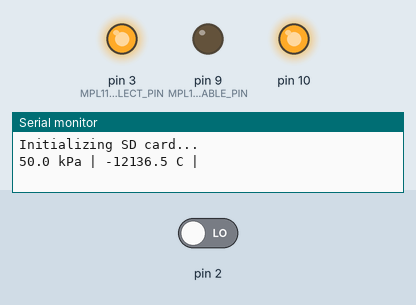
Simulated run of this sketch. Board: Arduino Uno, built with avr-gcc and run on an emulated ATmega328P. On the bench: output pins drawn as LEDs (lit = HIGH), the last lines printed to the serial monitor. The inputs (shaded band) are chosen by the test bench; at power-on: pin 2 LOW. Sleep ends after the set time or at an interrupt; storage starts empty.

Above: at 1.3 s.
1.4 s: pin 2 driven HIGH
At 2.5 s:
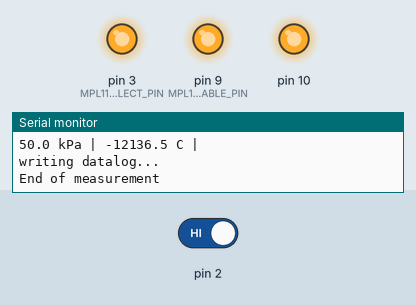
Timing chart, 0 to 10.4 s (numbered marks = the images above; inputs shaded):
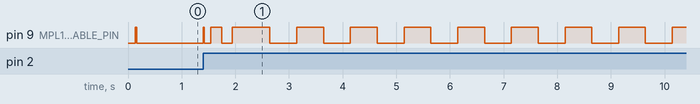

The sketch:

pongSat.ino
```cpp
#include <SD.h>
//#include <MemoryFree.h>
#include <SPI.h>


#include "pongSat.h"


void setup(){
   // initialize serial  i/o
  // TODO sprawdz czy tu nie powinno bc SPI z pressure sensor
  Serial.begin(9600);
  sensorSetup();
  SDsetup();
}


void loop() {
  int measureNo;
  if (!doSaveNow){
    for(measureNo=0;measureNo<SDwritingPeriod;measureNo++){
      doMeasurement(measureNo);
      //measurements are automatically saved in pressure_int and temperature_int
      if (!doSaveNow){
        go2sleep(measurePeriod);
      }else{
        break;
      }
    }
    Serial.println("writing datalog...");
    if (doSaveNow){
      Serial.println("End of measurement");
    }
    writeData2SD(measureNo);
    blinkDiode(200);
  } else{
    blinkDiode(500);
    delay(500);
  }
}

void blinkDiode(int length){
  digitalWrite(MPL115A1_ENABLE_PIN, HIGH);//MPL115A1_ENABLE_PIN has attached led
  delay(length);
  digitalWrite(MPL115A1_ENABLE_PIN, LOW);
  delay(length);
  digitalWrite(MPL115A1_ENABLE_PIN, HIGH);
  delay(length);
  digitalWrite(MPL115A1_ENABLE_PIN, LOW);
}
```

SDmanager.ino
```cpp
void SDsetup(){
  Serial.println("Initializing SD card...");
  // make sure that the default chip select pin is set to
  // output, even if you don't use it:
  pinMode(10, OUTPUT);

  // see if the card is present and can be initialized:
  do {
    isSdInitilized = initSD();
    if (isSdInitilized){
      // read settings
      initSettings();
      readConfigFile();
      initDatalogFile();
    } else {
      blinkDiode(500);
      delay(500);
      blinkDiode(500);
    }
  } while(!isSdInitilized);
}

void initDatalogFile(){
  File _dataFile = SD.open("DATALOG.TXT", FILE_WRITE);

  // if the file is available, write to it:
  if (_dataFile) {
    _dataFile.println("\n\nNEW MEASUREMENT");
    _dataFile.flush();
    _dataFile.println(datalogComment);
    _dataFile.flush();
    _dataFile.println("\nmP\tiPM\tiTM\tSDWP\t");
    _dataFile.flush();
    _dataFile.print(String(measurePeriod) +'\t' + String(isPressureMeasured) +'\t');
    _dataFile.flush();
    _dataFile.println(String(isTemperatureMeasured) +'\t' + String(SDwritingPeriod)+ '\n');
    _dataFile.flush();
    _dataFile.println("p\tt");
    _dataFile.close();
    // print to the serial port too:
    //Serial.println(_dataString);
  }
  // if the file isn't open, pop up an error:
  else {
    //Serial.println("error opening DATALOG.TXT");
  }
  _dataFile.close();
}

void initSettings(){
  measurePeriod = 1000;
  SDwritingPeriod = 10;
  isPressureMeasured = true;
  isTemperatureMeasured = false;
  datalogComment = "default config";
}

boolean initSD(){
  if (!SD.begin(chipSelect)) {
    Serial.println("Card failed, or not present");
    // don't do anything more:
    return false;
  } else {
    //Serial.println("card initialized.");
    return true;
  }
}

void readConfigFile(){
  File _configFile;
  if (SD.exists("CONFIG.TXT")){
      _configFile = SD.open("CONFIG.TXT");
      //Serial.println("CONFIG.TXT exist");
      if (_configFile){
        parseConfigFile(_configFile);
      }
    }
  _configFile.close();
  delay(100);
  //Serial.println("closing configFile");
}

void writeData2SD(int numData2Save){
  //save to file only if anything is measured
  if(isTemperatureMeasured||isPressureMeasured){
    String _dataString;
    File _dataFile = SD.open("DATALOG.TXT", FILE_WRITE);

    // if the file is available, write to it:
    if (_dataFile) {
      for (int i=0;i<numData2Save;i++){
        _dataString="";
        if(isPressureMeasured){
          _dataString = String(pressure_int[i]);
        }
        _dataString += "\t";
        if(isTemperatureMeasured){
          _dataString += String(temperature_int[i]);
        }
        _dataFile.println(_dataString);
      }
      _dataFile.println("");
      _dataFile.close();
      // print to the serial port too:
      //Serial.println(_dataString);
    }
    // if the file isn't open, pop up an error:
    else {
      //Serial.println("error opening DATALOG.TXT");
    }
    _dataFile.close();
  }
}


// void readDataLog(){
  //   //logDebug("ps_datalog - readDataLog");
  //   File myFile = SD.open("DATALOG.TXT");
  //   Serial.println("opening myFile");
  //   if (myFile) {
  //     //Serial.println("DATALOG.TXT:");

  //     // read from the file until there's nothing else in it:
  //     while (myFile.available()) {
  //       Serial.write(myFile.read());
  //     }
  //   } else {
  //     // if the file didn't open, print an error:
  //     //Serial.println("error opening DATALOG.TXT");
  //   }
  //     // close the file:
  //   myFile.close();
  //   delay(100);
  //   Serial.println("closing myFile");
  // }


// void parseMeasureNo(){
  //   int num;
  //   File numFile;
  //   if (SD.exists("LOGNUM.TXT")){
  //     numFile = SD.open("LOGNUM.TXT");
  //     Serial.println("opening numFile");
  //     if(numFile){
  //       num = parseInteger(numFile, '#',0);
  //     } else{
  //       //Serial.println("unable to open ps_measure_num.txt file");
  //       num = 0;
  //     }
  //     numFile.close();
  //     delay(100);
  //     Serial.println("closing numFile");
  //   } else {
  //     num = 0;
  //   }
  //   delay(20);
  //   SD.remove("LOGNUM.TXT");
  //   delay(20);
  //   // createNumFile num+1;
  //     numFile = SD.open("LOGNUM.TXT",FILE_WRITE);
  //     Serial.println("opening numFile");
  //       if(numFile){
  //         numFile.print("#");
  //         numFile.print(String(num+1));
  //       }else{
  //         //Serial.println("unable to (re)create ps_measure_num.txt file");
  //       }
  //     numFile.close();
  //     delay(100);
  //     Serial.println("closing numFile");
  //   config.measuremenNum = num;
// }
```

pongSat.h
```cpp
// Includes


// Get your current altimiter setting from from the National
// Weather Service - http://www.weather.gov
// This value is often labeled "Barometer" or "Barometric Pressure" or just "Pressure"


#define NWS_BARO 29.65

// Pin definitions
#define MPL115A1_ENABLE_PIN 9
#define MPL115A1_SELECT_PIN 3

// 3 for MPL115A1 SPI i/o
#define MPL115A1_READ_MASK  0x80
#define MPL115A1_WRITE_MASK 0x7F

// MPL115A1 register address map
#define PRESH   0x00    // 80
#define PRESL   0x02    // 82
#define TEMPH   0x04    // 84
#define TEMPL   0x06    // 86

#define A0MSB   0x08    // 88
#define A0LSB   0x0A    // 8A
#define B1MSB   0x0C    // 8C
#define B1LSB   0x0E    // 8E
#define B2MSB   0x10    // 90
#define B2LSB   0x12    // 92
#define C12MSB  0x14    // 94
#define C12LSB  0x16    // 96
#define C11MSB  0x18    // 98
#define C11LSB  0x1A    // 9A
#define C22MSB  0x1C    // 9C
#define C22LSB  0x1E    // 9E

// Unit conversion macros
#define FT_TO_M(x) ((long)((x)*(0.3048)))
#define KPA_TO_INHG(x) ((x)*(0.295333727))
#define KPA_TO_MMHG(x) ((x)*(7.50061683))
#define KPA_TO_PSIA(x) ((x)*(0.145037738))
#define KPA_TO_KGCM2(x) ((x)*(0.0102))
#define INHG_TO_PSIA(x) ((x)*(0.49109778))
#define DEGC_TO_DEGF(x) ((x)*(9.0/5.0)+32)

//String dataLogPreString = "ps_datalog_";
//char dataLogFileName[100] = "ps_datalog.txt";
//unsigned int pressure_int = 0;
//unsigned int temperature_int = 0;

unsigned int pressure_int[100] ;
unsigned int temperature_int[100] ;


//--------------PARAMETERS------------------

int measurePeriod;
int SDwritingPeriod;
bool isPressureMeasured;
bool isTemperatureMeasured;
String datalogComment;


//--------------SD CARD---------------------
const int chipSelect = 10;
bool isSdInitilized  = false;

//--------------SLEEPING---------------------

bool doSaveNow = false;
```

pressureSensor.ino
```cpp
// (licence header left out)
void sensorSetup() {


    // initialize SPI interface
    SPI.begin();

    // these are the defaults
    //SPI.setDataMode(SPI_MODE0);
    //SPI.setClockDivider(SPI_CLOCK_DIV4);  // MPL115A1 supports up to 8MHz
    //SPI.setBitOrder(MSBFIRST);

    // initialize the chip select and enable pins
    pinMode(MPL115A1_SELECT_PIN, OUTPUT);
    pinMode(MPL115A1_ENABLE_PIN, OUTPUT);

    // sleep the MPL115A1
    digitalWrite(MPL115A1_ENABLE_PIN, LOW);

    // set the chip select inactive, select signal is CS LOW
    digitalWrite(MPL115A1_SELECT_PIN, HIGH);

    // spam welcome banner
//    Serial.print("\n************************************************************************************\n");
//    Serial.print("* Using Altimiter Setting: ");
//    Serial.print(NWS_BARO, 2);
//    Serial.print(" in Hg                                             *\n");
//    Serial.print("* Visit http://www.weather.gov for your current local value.                       *\n");
//    Serial.print("************************************************************************************\n");
}

 void doMeasurement(int measureNo) {

    float temperature_c= 0;
    float pressure_pKa = 0;
    //long altitude_ft = 0;

    // wake the MPL115A1
    digitalWrite(MPL115A1_ENABLE_PIN, HIGH);
    delay(20);  // give the chip a few ms to wake up

    if(isPressureMeasured){
      pressure_int[measureNo]  = calculatePressurekPa();
    }
    if(isTemperatureMeasured){
      temperature_int[measureNo] = calculateTemperatureC();
    }
    // pressure_pKa is defined as a floating point number
    // Conversion to decimal value from 1023 ADC count value
    // ADC counts are 0 to 1023, pressure is 50 to 115kPa respectively
    pressure_pKa = ((65.0/1023.0)*pressure_int[measureNo])+50;

    // -5.35 counts per Â°C, 472 counts is 25Â°C
    temperature_c = 25 + (temperature_int[measureNo] - 472) / -5.35;
    // altitude_ft = calculateAltitudeFt(pressure_pKa);


    // put the MPL115A1 to sleep, it has this feature why not use it
    // while in shutdown the part draws ~1uA
    digitalWrite(MPL115A1_ENABLE_PIN, LOW);

    // print table of altitude, pressures, and temperatures to console
    Serial.print(pressure_pKa, 1);
    delay(20);
    Serial.print(" kPa | ");
    delay(20);

    // At a res of -5.35 counts/Â°C, digits lower than 0.1Â°C are not significant
    Serial.print(temperature_c, 1);
    delay(20);
    Serial.println(" C | ");
    delay(50);
    //Serial.print(DEGC_TO_DEGF(temperature_c), 1);
    //Serial.print(" F\n");
}


// long calculateAltitudeFt(float pressure_kPa) {

//     float delta;
//     long altitude_ft;


//     // See http://en.wikipedia.org/wiki/Barometric_formula
//     // If you're a pilot you need to know what's going on here,
//     // otherwise just know these steps calculate the barometric altitude (ft)
//     // based on the ratio of absolute barometric pressure (psia) to the
//     // altimiter setting (psia).
//     delta = KPA_TO_PSIA(pressure_kPa) / INHG_TO_PSIA( NWS_BARO );
//     altitude_ft = (1 - pow(delta, (1 / 5.25587611))) / 0.0000068756;

//     return altitude_ft;
// }


unsigned int  calculateTemperatureC() {

    unsigned int uiTadc; //temperature
    unsigned char uiTH, uiTL;

    unsigned int temperature_counts = 0;

    writeRegister(0x22, 0x00);  // Start temperature conversion
    delay(2);                   // Max wait time is 0.7ms, typ 0.6ms

    // Read pressure
    uiTH = readRegister(TEMPH);
    uiTL = readRegister(TEMPL);

    uiTadc = (unsigned int) uiTH << 8;
    uiTadc += (unsigned int) uiTL & 0x00FF;

    // Temperature is a 10bit value
    uiTadc = uiTadc >> 6;

    // -5.35 counts per Â°C, 472 counts is 25Â°C
    return uiTadc;
}


unsigned int calculatePressurekPa() {

    // See Freescale document AN3785 for detailed explanation
    // of this implementation.

    signed char sia0MSB, sia0LSB;
    signed char sib1MSB, sib1LSB;
    signed char sib2MSB, sib2LSB;
    signed char sic12MSB, sic12LSB;
    signed char sic11MSB, sic11LSB;
    signed char sic22MSB, sic22LSB;
    signed int sia0, sib1, sib2, sic12, sic11, sic22, siPcomp;
    signed long lt1, lt2, lt3, si_c11x1, si_a11, si_c12x2;
    signed long si_a1, si_c22x2, si_a2, si_a1x1, si_y1, si_a2x2;
    unsigned int uiPadc, uiTadc;
    unsigned char uiPH, uiPL, uiTH, uiTL;

    writeRegister(0x24, 0x00);      // Start Both Conversions
    //writeRegister(0x20, 0x00);    // Start Pressure Conversion
    //writeRegister(0x22, 0x00);    // Start temperature conversion
    delay(2);                       // Max wait time is 1ms, typ 0.8ms

    // Read pressure
    uiPH = readRegister(PRESH);
    uiPL = readRegister(PRESL);
    uiTH = readRegister(TEMPH);
    uiTL = readRegister(TEMPL);

    uiPadc = (unsigned int) uiPH << 8;
    uiPadc += (unsigned int) uiPL & 0x00FF;
    uiTadc = (unsigned int) uiTH << 8;
    uiTadc += (unsigned int) uiTL & 0x00FF;

    // Placing Coefficients into 16-bit Variables
    // a0
    sia0MSB = readRegister(A0MSB);
    sia0LSB = readRegister(A0LSB);
    sia0 = (signed int) sia0MSB << 8;
    sia0 += (signed int) sia0LSB & 0x00FF;

    // b1
    sib1MSB = readRegister(B1MSB);
    sib1LSB = readRegister(B1LSB);
    sib1 = (signed int) sib1MSB << 8;
    sib1 += (signed int) sib1LSB & 0x00FF;

    // b2
    sib2MSB = readRegister(B2MSB);
    sib2LSB = readRegister(B2LSB);
    sib2 = (signed int) sib2MSB << 8;
    sib2 += (signed int) sib2LSB & 0x00FF;

    // c12
    sic12MSB = readRegister(C12MSB);
    sic12LSB = readRegister(C12LSB);
    sic12 = (signed int) sic12MSB << 8;
    sic12 += (signed int) sic12LSB & 0x00FF;

    // c11
    sic11MSB = readRegister(C11MSB);
    sic11LSB = readRegister(C11LSB);
    sic11 = (signed int) sic11MSB << 8;
    sic11 += (signed int) sic11LSB & 0x00FF;

    // c22
    sic22MSB = readRegister(C22MSB);
    sic22LSB = readRegister(C22LSB);
    sic22 = (signed int) sic22MSB << 8;
    sic22 += (signed int) sic22LSB & 0x00FF;

    // Coefficient 9 equation compensation
    uiPadc = uiPadc >> 6;
    uiTadc = uiTadc >> 6;

    // Step 1 c11x1 = c11 * Padc
    lt1 = (signed long) sic11;
    lt2 = (signed long) uiPadc;
    lt3 = lt1*lt2;
    si_c11x1 = (signed long) lt3;

    // Step 2 a11 = b1 + c11x1
    lt1 = ((signed long)sib1)<<14;
    lt2 = (signed long) si_c11x1;
    lt3 = lt1 + lt2;
    si_a11 = (signed long)(lt3>>14);

    // Step 3 c12x2 = c12 * Tadc
    lt1 = (signed long) sic12;
    lt2 = (signed long) uiTadc;
    lt3 = lt1*lt2;
    si_c12x2 = (signed long)lt3;

    // Step 4 a1 = a11 + c12x2
    lt1 = ((signed long)si_a11<<11);
    lt2 = (signed long)si_c12x2;
    lt3 = lt1 + lt2;
    si_a1 = (signed long) lt3>>11;

    // Step 5 c22x2 = c22*Tadc
    lt1 = (signed long)sic22;
    lt2 = (signed long)uiTadc;
    lt3 = lt1 * lt2;
    si_c22x2 = (signed long)(lt3);

    // Step 6 a2 = b2 + c22x2
    lt1 = ((signed long)sib2<<15);
    lt2 = ((signed long)si_c22x2>1);
    lt3 = lt1+lt2;
    si_a2 = ((signed long)lt3>>16);

    // Step 7 a1x1 = a1 * Padc
    lt1 = (signed long)si_a1;
    lt2 = (signed long)uiPadc;
    lt3 = lt1*lt2;
    si_a1x1 = (signed long)(lt3);

    // Step 8 y1 = a0 + a1x1
    lt1 = ((signed long)sia0<<10);
    lt2 = (signed long)si_a1x1;
    lt3 = lt1+lt2;
    si_y1 = ((signed long)lt3>>10);

    // Step 9 a2x2 = a2 * Tadc
    lt1 = (signed long)si_a2;
    lt2 = (signed long)uiTadc;
    lt3 = lt1*lt2;
    si_a2x2 = (signed long)(lt3);

    // Step 10 pComp = y1 + a2x2
    lt1 = ((signed long)si_y1<<10);
    lt2 = (signed long)si_a2x2;
    lt3 = lt1+lt2;

    // Fixed point result with rounding
    //siPcomp = ((signed int)lt3>>13);
    siPcomp = lt3/8192;


    return siPcomp;
}


unsigned int readRegister(byte thisRegister) {

    byte result = 0;

    // select the MPL115A1
    digitalWrite(MPL115A1_SELECT_PIN, LOW);

    // send the request
    SPI.transfer(thisRegister | MPL115A1_READ_MASK);
    result = SPI.transfer(0x00);

    // deselect the MPL115A1
    digitalWrite(MPL115A1_SELECT_PIN, HIGH);

    return result;
}


void writeRegister(byte thisRegister, byte thisValue) {

    // select the MPL115A1
    digitalWrite(MPL115A1_SELECT_PIN, LOW);

    // send the request
    SPI.transfer(thisRegister & MPL115A1_WRITE_MASK);
    SPI.transfer(thisValue);

    // deselect the MPL115A1
    digitalWrite(MPL115A1_SELECT_PIN, HIGH);
}
```

sleeping.ino
```cpp
// Wakeup pin based on:
// http://donalmorrissey.blogspot.com/2010/04/sleeping-arduino-part-5-wake-up-via.html
// http://citizen-sensing.org/2013/07/arduino-watchdog/


#include <avr/sleep.h>
#include <avr/power.h>
#include <avr/wdt.h>


void go2sleep(int seconds){
  setupSleep();
  sleep_enable();
  for(int i=0;i<seconds;i++){
    if(!doSaveNow){
      sleep_mode();//One second sleep
    } else {
      Serial.println('button pressed');
      i = seconds;
    }
  }
  detachInterrupt (0);
  sleep_disable();
    /* Re-enable the peripherals. */
  power_all_enable();
}

void setupSleep(){
/*** Setup the WDT ***/

  /* Clear the reset flag. */
  MCUSR &= ~(1<<WDRF);

  /* In order to change WDE or the prescaler, we need to
   * set WDCE (This will allow updates for 4 clock cycles).
   */
  WDTCSR |= (1<<WDCE) | (1<<WDE);

  /* set new watchdog timeout prescaler value */
  WDTCSR = 1<<WDP1 | 1<<WDP2; /* ~1.0 seconds */

  /* Enable the WD interrupt (note no reset). */
  WDTCSR |= _BV(WDIE);

  set_sleep_mode(SLEEP_MODE_PWR_DOWN);
  doSaveNow = false;
  attachInterrupt(0, onButtonPressed, RISING);
}


ISR(WDT_vect){
/***WatchdogInterruptService - executed after each 1s sleep***/
//This is necessary even empty
}

void onButtonPressed(){
  doSaveNow = true;
  detachInterrupt (0);
  sleep_disable();
}
```

Source omitted: settings.ino (2953 bytes)
